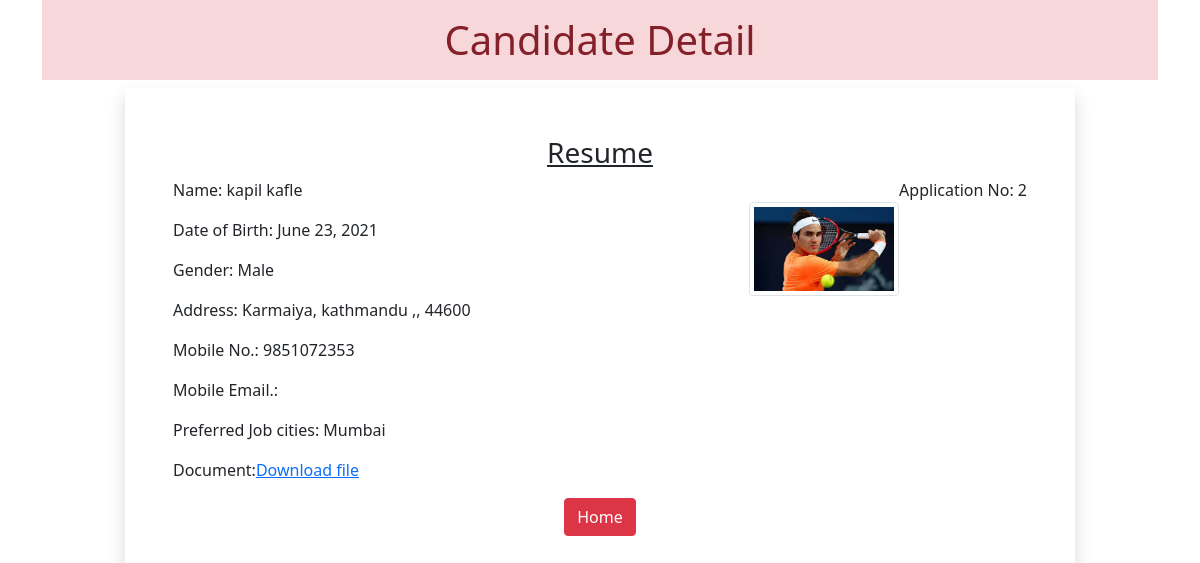
/2, run on the app's committed database.
### myapp/models.py (models this page shows)
class Resume(models.Model):
    name = models.CharField(max_length=100)
    dob = models.DateField(auto_now=False, auto_now_add=False)
    gender = models.CharField(max_length=50)
    locality = models.CharField(max_length=100)
    city = models.CharField(max_length=50)
    pin = models.PositiveIntegerField()
    provinces = models.CharField(choices=PROVINCE_CHOICE, max_length=100)
    mobile = models.PositiveIntegerField()
    email = models.EmailField()
    job_city = models.CharField(max_length=50)
    profile_image = models.ImageField(upload_to='profileimg', blank=True)
    my_file = models.FileField(upload_to='doc', blank=True)

### myapp/views.py (the view)
# urls.py: path('<int:pk>', views.CandidateView.as_view(), name='profile'),
class CandidateView(View):
    def get(self,request,pk):
        candidate = Resume.objects.get(id=pk)
        return render(request, 'myapp/candidate.html', {'candidate': candidate})

### myapp/templatetags/myfilter.py (called while the page is built)
@register.filter(name='remove_special')
def remove_chars(value,arg):
    print('value:', value)
    print('arg:', arg)
    for character in arg:
        print(character)
        value= value.replace(character, "")
    return value

### myapp/templates/myapp/candidate.html (shortened to what this page needs)
<!DOCTYPE html>
{% load myfilter %}
<html lang="en">
<head>
    <link href="https://cdn.jsdelivr.net/npm/bootstrap@5.0.1/dist/css/bootstrap.min.css" rel="stylesheet"
>
</head>
<body>
<div class="container">
    <h1 class="alert-danger text-center p-3">Candidate Detail</h1>
    <div class="row">
        <div class="col-sm-10 shadow p-5 offset-sm-1">
            <h3 class="text-center"><u>Resume</u></h3>
                <p class="float-end">Application No: {{candidate.id}}</p>
                <img src="{{candidate.profile_image.url}}" alt="" class="img-fluid img-thumbnail float-end mt-4"
                     width="150" height="150">
            <p>Name: {{candidate.name}}</p>
            <p>Date of Birth: {{candidate.dob}}</p>
            <p>Gender: {{candidate.gender}}</p>
            <p>Address: {{candidate.locality}}, {{candidate.city}} ,{{candidate.province}}, {{candidate.pin}} </p>
            <p>Mobile No.: {{candidate.mobile}}</p>
            <p>Mobile Email.: {{candidate.email}}</p>
            <p>Preferred Job cities: {{candidate.job_city|remove_special:"[]',"}}</p>
            <p>Document:<a href="{{candidate.my_file.url}}" >Download file</a></p>
            <div class="text-center">
            <a href="/" class="btn btn-danger">Home</a>
        </div>
        </div>
    </div>
</div>
</body>
</html>

### data on the page
Resume: id "2", profile_image (picture), name "kapil kafle", dob "June 23, 2021", gender "Male", locality "Karmaiya", city "kathmandu", pin "44600", mobile "9851072353", job_city|remove_special "Mumbai"
